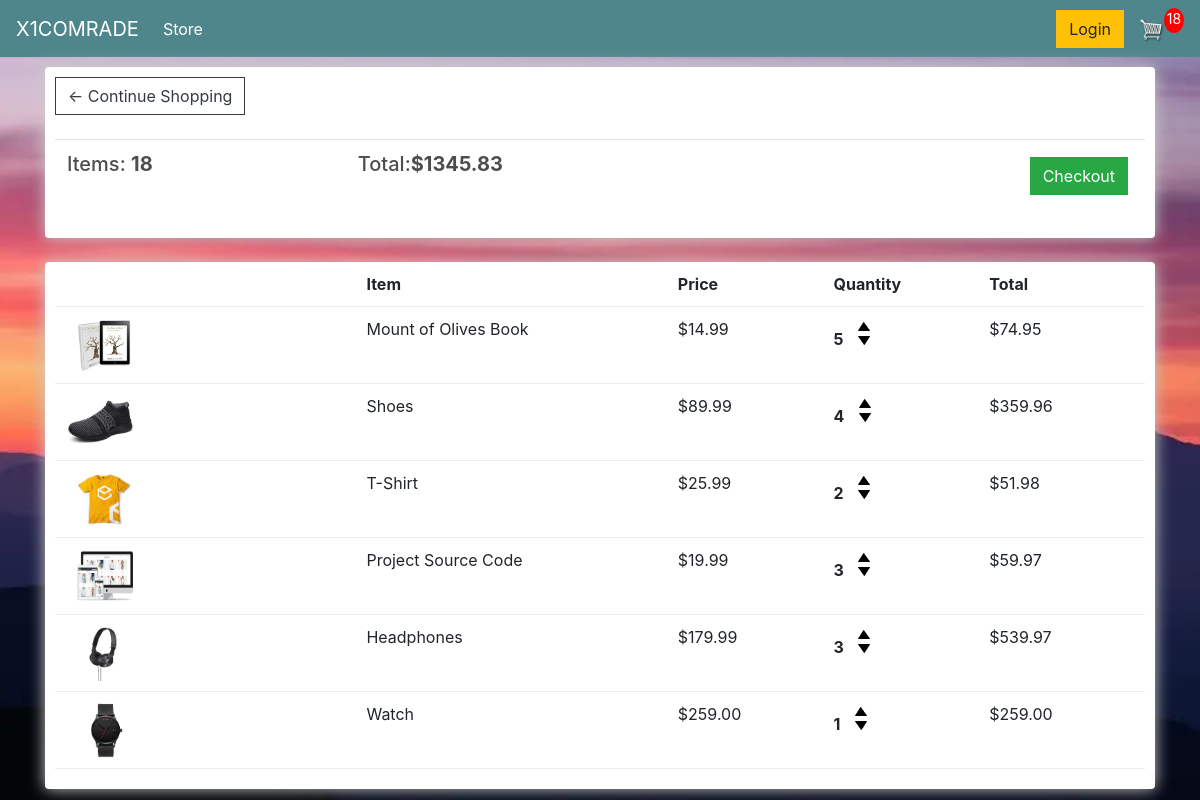
The app's page /cart/ (signed in) with its own data.
### store/models.py (models this page shows, shortened)
class Order(models.Model):
	customer = models.ForeignKey(Customer, on_delete=models.SET_NULL, blank=True, null=True)
	date_ordered = models.DateTimeField(auto_now_add=True)
	complete = models.BooleanField(default=False,null=True, blank=False)
	transaction_id = models.CharField(max_length=200, null=True)
	@property
	def get_cart_total(self):
		orderitems = self.orderitem_set.all()
		total = sum([item.get_total for item in orderitems])
		return total
	@property
	def get_cart_items(self):
		orderitems = self.orderitem_set.all()
		total = sum([item.quantity for item in orderitems])
		return total

class OrderItem(models.Model):
	product = models.ForeignKey(Product, on_delete=models.SET_NULL, blank=True, null=True)
	order = models.ForeignKey(Order, on_delete=models.SET_NULL, blank=True, null=True)
	quantity = models.IntegerField(default=0, null=True, blank=True)
	date_added = models.DateTimeField(auto_now_add=True)
	@property
	def get_total(self):
		total = self.product.price * self.quantity
		return total

class Product(models.Model):
	name = models.CharField(max_length=200, null=True)
	price = models.DecimalField(max_digits=7, decimal_places=2)
	digital = models.BooleanField(default=False,null=True, blank=False)
	image = models.ImageField(null=True, blank=True)
	@property
	def imageURL(self):
		try:
			url = self.image.url
		except:
			url = ''
		return url

### store/views.py (the view)
# urls.py: path('cart/', views.cart, name="cart"),
def cart(request):
    data = cartData(request)
    cartItems = data['cartItems']
    order = data['order']
    items = data['items']
    context = {'items':items, 'order':order, 'cartItems':cartItems}
    return render(request, 'store/cart.html', context)

### store/utils.py (called while the page is built)
def cartData(request):
    if request.user.is_authenticated:
        customer = request.user.customer
        order, created = Order.objects.get_or_create(customer=customer, complete=False)
        items = order.orderitem_set.all()
        cartItems = order.get_cart_items
    else:
        cookieData = cookieCart(request)
        cartItems = cookieData['cartItems']
        order = cookieData['order']
        items = cookieData['items']
    return {'cartItems':cartItems ,'order':order, 'items':items}

### store/templates/store/cart.html
{% extends 'store/main.html' %}
{% load static %}
{% block content %}
<div class="row">
    <div class="col-lg-12">
        <div class="box-element">
            <a  class="btn btn-outline-dark" href="{% url 'store' %}">&#x2190; Continue Shopping</a>
            <br>
            <br>
            <table class="table">
                <tr>
                    <th><h5>Items: <strong>{{order.get_cart_items}}</strong></h5></th>
                    <th><h5>Total:<strong>${{order.get_cart_total|floatformat:2}}</strong></h5></th>
                    <th>
                        <a  style="float:right; margin:5px;" class="btn btn-success" href="{% url 'checkout' %}">Checkout</a>
                    </th>
                </tr>
            </table>
        </div>
        <br>
        <div class="box-element">
            <div class="cart-row">
                <div style="flex:2"></div>
                <div style="flex:2"><strong>Item</strong></div>
                <div style="flex:1"><strong>Price</strong></div>
                <div style="flex:1"><strong>Quantity</strong></div>
                <div style="flex:1"><strong>Total</strong></div>
            </div>
            {% for item in items %}
            <div class="cart-row">
                <div style="flex:2"><img class="row-image" src="{{item.product.imageURL}}"></div>
                <div style="flex:2"><p>{{item.product.name}}</p></div>
                <div style="flex:1"><p>${{item.product.price|floatformat:2}}</p></div>
                <div style="flex:1">
                    <p class="quantity">{{item.quantity}}</p>
                    <div class="quantity">
                        <img data-product="{{item.product.id}}" data-action="add" class="chg-quantity update-cart" src="{% static  'images/arrow-up.png' %}">
                        <img data-product="{{item.product.id}}" data-action="remove" class="chg-quantity update-cart" src="{% static  'images/arrow-down.png' %}">
                    </div>
                </div>
                <div style="flex:1"><p>${{item.get_total}}</p></div>
            </div>
            {% endfor %}
        </div>
    </div>
</div>
{% endblock content %}

### static/css/main.css (style rules this page uses)
body { background-image: url('/static/images/background.jpg'); background-size: cover; background-position: center; background-repeat: no-repeat; background-attachment: fixed; }
h1, h2, h3, h4, h5, h6 { color: hsl(0, 0%, 30%); }
.box-element { box-shadow: hsl(0, 0%, 80%) 0 0 16px; background-color: #fff; border-radius: 4px; padding: 10px; }
.col-lg-4, .col-lg-6, .col-lg-8, .col-lg-12 { margin-top: 10px; }
.btn { border-radius: 0; }
.row-image { width: 100px; }
.cart-row { display: flex; align-items: flex-stretch; padding-bottom: 10px; margin-bottom: 10px; border-bottom: 1px solid #ececec; }
.quantity { display: inline-block; font-weight: 700; padding-right: 10px; }
.chg-quantity { width: 12px; cursor: pointer; display: block; margin-top: 5px; transition: .1s; }

### records on screen
Order: get_cart_items "18", get_cart_total "1345.83"
OrderItem: product.imageURL (picture), product.name "Mount of Olives Book", product.price "14.99", quantity "5", get_total "74.95"
OrderItem: product.imageURL (picture), product.name "Shoes", product.price "89.99", quantity "4", get_total "359.96"
OrderItem: product.imageURL (picture), product.name "T-Shirt", product.price "25.99", quantity "2", get_total "51.98"
OrderItem: product.imageURL (picture), product.name "Project Source Code", product.price "19.99", quantity "3", get_total "59.97"
OrderItem: product.imageURL (picture), product.name "Headphones", product.price "179.99", quantity "3", get_total "539.97"
OrderItem: product.imageURL (picture), product.name "Watch", product.price "259.00", quantity "1", get_total "259.00"

### other values on screen
{{ cartItems }} "18"
